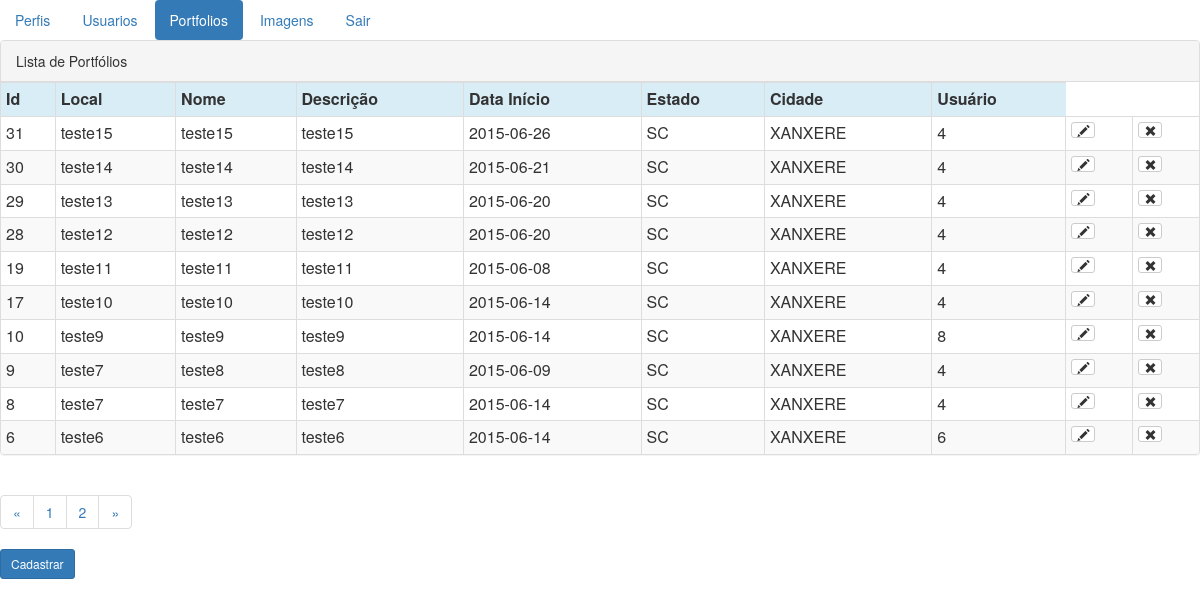
Screenshot of /listaportfolios.php (signed in) with the database file from the repository.
### tables this page shows
CREATE TABLE IF NOT EXISTS `portfolios` (
`id` int(11) NOT NULL,
  `local` varchar(30) NOT NULL,
  `nome` varchar(30) NOT NULL,
  `descricao` varchar(50) NOT NULL,
  `data_inicio` date NOT NULL,
  `estado` char(2) NOT NULL,
  `cidade` varchar(30) NOT NULL,
  `id_usuario` int(11) NOT NULL
);

### classes/Lista.class.php (the view, shortened to what this page needs)
<?php
abstract class Lista {
  private $campos = array();
  private $descricoes = array();
  private $tabela;
  private $registros_por_pagina = 10;
  private $pagina;
  public function __construct($tabela) {
    $this->tabela = $tabela;
  }
  private function ajustarPagina(){
    $this->pagina = 1;
  }
  protected function autenticado() {
    if(isset($_SESSION["usuario"])) {
      return(true);
    }
    return(false);
  }
  private function possuiPrivilegio(){
    $nivel_acesso = $_SESSION["nivel_acesso"];
    return(true);
  }
  protected function adicionarCampo($campo) {
    $this->campos[] = $campo;
  }
  protected function adicionarDescricao($descricao) {
    $this->descricoes[] = $descricao;
  }
  private function selecionarRegistros(){
    $registro_inicial = $this->getRegistroInicial();
    return(mysql_query("select * from $this->tabela order by id desc limit
      $registro_inicial,$this->registros_por_pagina"));
  }
  private function quantidadePaginas(){
    $retorno = mysql_query("select count(id) as qtde from $this->tabela");
    $registro = mysql_fetch_array($retorno);
    $quantidade_registros = $registro["qtde"];
    $quantide_paginas =
      (int)($quantidade_registros / $this->registros_por_pagina);
    $resto = $quantidade_registros % $this->registros_por_pagina;
    if($resto > 0){
      $quantide_paginas++;
    }
    return($quantide_paginas);
  }
  private function getRegistroInicial(){
    if($this->pagina == 1){
      return(0);
    }
    return($this->pagina * $this->registros_por_pagina -
      $this->registros_por_pagina);
  }
  public function criarFormulario($titulo) {
    $html = "<!DOCTYPE html>";
    $html .= "<html>";
    $html .= "<head>";
    $html .= "<meta charset='utf-8'>";
    $html .= "<link rel='stylesheet' type='text/css' href='bootstrap/css/bootstrap.css'>";
    $html .= "<script src='https://ajax.googleapis.com/ajax/libs/jquery/1.11.3/jquery.min.js'></script>";
    $html .= "<script src='bootstrap/js/bootstrap.min.js'></script>";
    $html .= "<title>$titulo</title>";
    $html .= "</head>";
    $html .= "<body>";
    $html .= "<form class='form-vertical' role='form' method=post>";
    $this->inserirMenu();
    $html .= $this->criarAlertaInserido();
    $html .= $this->criarAlertaEditado();
    $html .= $this->criarAlertaExcluido();
    $html .= "<div class='panel panel-default'>";
    $html .= "<div class='panel-heading text-muted'>$titulo</div>";
    $html .= $this->criarTabela();
    $html .= "</div>";
    $html .= $this->gerarPaginacao();
    $html .= "<input type='button' value='Cadastrar' onclick=window.location.href='inserir.php' class='btn btn-primary btn-sm'>";
    $html .= "</form>";
    $html .= "</body>";
    $html .= "</html>";
    return($html);
  }
  private function inserirMenu(){
    return(require_once("menucruds.php"));
  }
  private function criarAlertaInserido(){
    if(!isset($_SESSION["inserido"])){
      return("");
    }
  }
  private function criarAlertaEditado(){
    if(!isset($_SESSION["editado"])){
      return("");
    }
  }
  private function criarAlertaExcluido(){
    if(!isset($_SESSION["mensagem_exclusao"])){
      return("");
    }
    $html = $this->criarAlertaSucesso();
    $mensagem = $_SESSION["mensagem_exclusao"];
    $html .= "$mensagem</div>";
    return($html);
  }
  private function criarTabela() {
    $html = "<div class='table-responsive'>";
    $html .= "<table class='table table-striped table-hover table-bordered table-condensed'>";
    $html .= "<tr class='info'>";
    $html .= $this->criarHeaderTabela();
    $html .= $this->inserirLinhas();
    $html .= "</tr>";
    $html .= "</tbody>";
    $html .= "</table>";
    $html .= "</div>";
    return($html);
  }
  private function criarHeaderTabela() {
    $html = '';
    foreach ($this->descricoes as $descricao) {
      $html .= "<td align ='left'><b>$descricao</b></td>";
    }
    return($html);
  }
  private function inserirLinhas() {
    $resultado = $this->selecionarRegistros();
    $html = '';
    $linha = 1;
    while ($registro = mysql_fetch_array($resultado)) {
      $classe = $this->classeDaLinha($linha);
      $html .= "<tr class=$classe>";
      foreach ($this->campos as $campo) {
        $html .= "<td align=left>$registro[$campo]</td>";
      }
      $id = $registro["id"];
      $html .= "<td><a href=editar.php?id=$id class='btn btn-default btn-xs'><span class='glyphicon glyphicon-pencil' title='Editar Registro'></span></a></td>";
      $html .= "<td><a href=excluir.php?id=$id onclick=\"return confirm('Deseja excluir o registro?');\" class='btn btn-default btn-xs'><span class='glyphicon glyphicon-remove' title='Excluir Registro'></span></a></td>";
      $html .= "</tr>";
      $linha++;
    }
    return($html);
  }
  private function classeDaLinha($linha) {
    if ($linha % 2 == 0) {
      return("cor-sim");
    }
    return("cor-nao");
  }
  private function gerarPaginacao(){
    $html = "<nav>";
    $html .= "<ul class = 'pagination'>";
    $html .= "<li>";
    $pagina = $this->paginaAnterior();
    $html .= "<a href='?pagina=$pagina' aria-label='Previous'>";
    $html .= "<span aria-hidden='true'>&laquo;</span>";
    $html .= "</a>";
    $html .= "</li>";
    $i = 1;
    while($i <= $this->quantidadePaginas()){
      $html .= "<li><a href='?pagina=$i'>$i</a></li>";
      $i++;
    }
    $pagina = $this->proximaPagina();
    $html .= "<li>";
    $html .= "<a href='?pagina=$pagina' aria-label='Next'>";
    $html .= "<span aria-hidden='true'>&raquo;</span>";
    $html .= "</a>";
    $html .= "</li>";
    $html .= "</ul>";
    $html .= "</nav>";
    return($html);
  }
  private function paginaAnterior(){
    $pagina = $this->pagina - 1;
    if($pagina < 1){
      return(1);
    }
    return($pagina);
  }
  private function proximaPagina(){
    $pagina = $this->pagina + 1;
    if($pagina > $this->quantidadePaginas()){
      return($this->quantidadePaginas());
    }
    return($pagina);
  }
}
?>

### listaportfolios.php (shortened to what this page needs)
<?php
    $Lista = new ListaPortfolios("portfolios",1);
    echo $Lista->criarFormulario('Lista de Portfólios');
?>

### menucruds.php
<?php
function getNomePagina(){
  $pagina = $_SERVER["REQUEST_URI"];
  $pagina = explode("/",$pagina);
  $pagina = end($pagina);
  $pagina = explode(".",$pagina);
  return($pagina[0]);
}
function definirComoAtivo($pagina){
  if(getNomePagina() == $pagina){
    return("class='active'");
  }
}
$html = "<link rel='stylesheet' type='text/css' href='bootstrap/css/bootstrap.css'>";
$html .= "<ul class='nav nav-pills'>";
$html .= "<li role='presentation' " . definirComoAtivo("listaperfis") . "><a href='listaperfis.php'>Perfis</a></li>";
$html .= "<li role='presentation' " . definirComoAtivo("listausuarios") . "><a href='listausuarios.php'>Usuarios</a></li>";
$html .= "<li role='presentation' " . definirComoAtivo("listaportfolios") . "><a href='listaportfolios.php'>Portfolios</a></li>";
$html .= "<li role='presentation' " . definirComoAtivo("listaimagens") . "><a href='listaimagens.php'>Imagens</a></li>";
$html .= "<li role='presentation'><a href='sair.php'>Sair</a></li></ul>";
echo $html;
?>

### rows the page displays
portfolios: id "31", local "teste15", nome "teste15", descricao "teste15", data_inicio "2015-06-26", estado "SC", cidade "XANXERE", id_usuario "4"
portfolios: id "30", local "teste14", nome "teste14", descricao "teste14", data_inicio "2015-06-21", estado "SC", cidade "XANXERE", id_usuario "4"
portfolios: id "29", local "teste13", nome "teste13", descricao "teste13", data_inicio "2015-06-20", estado "SC", cidade "XANXERE", id_usuario "4"
portfolios: id "28", local "teste12", nome "teste12", descricao "teste12", data_inicio "2015-06-20", estado "SC", cidade "XANXERE", id_usuario "4"
portfolios: id "19", local "teste11", nome "teste11", descricao "teste11", data_inicio "2015-06-08", estado "SC", cidade "XANXERE", id_usuario "4"
portfolios: id "17", local "teste10", nome "teste10", descricao "teste10", data_inicio "2015-06-14", estado "SC", cidade "XANXERE", id_usuario "4"
portfolios: id "10", local "teste9", nome "teste9", descricao "teste9", data_inicio "2015-06-14", estado "SC", cidade "XANXERE", id_usuario "8"
portfolios: id "9", local "teste7", nome "teste8", descricao "teste8", data_inicio "2015-06-09", estado "SC", cidade "XANXERE", id_usuario "4"
portfolios: id "8", local "teste7", nome "teste7", descricao "teste7", data_inicio "2015-06-14", estado "SC", cidade "XANXERE", id_usuario "4"
portfolios: id "6", local "teste6", nome "teste6", descricao "teste6", data_inicio "2015-06-14", estado "SC", cidade "XANXERE", id_usuario "6"

### other values shown
$titulo "Lista de Portfólios"
$descricao "Id"
$descricao "Local"
$descricao "Nome"
$descricao "Descrição"
$descricao "Data Início"
$descricao "Estado"
$descricao "Cidade"
$descricao "Usuário"
